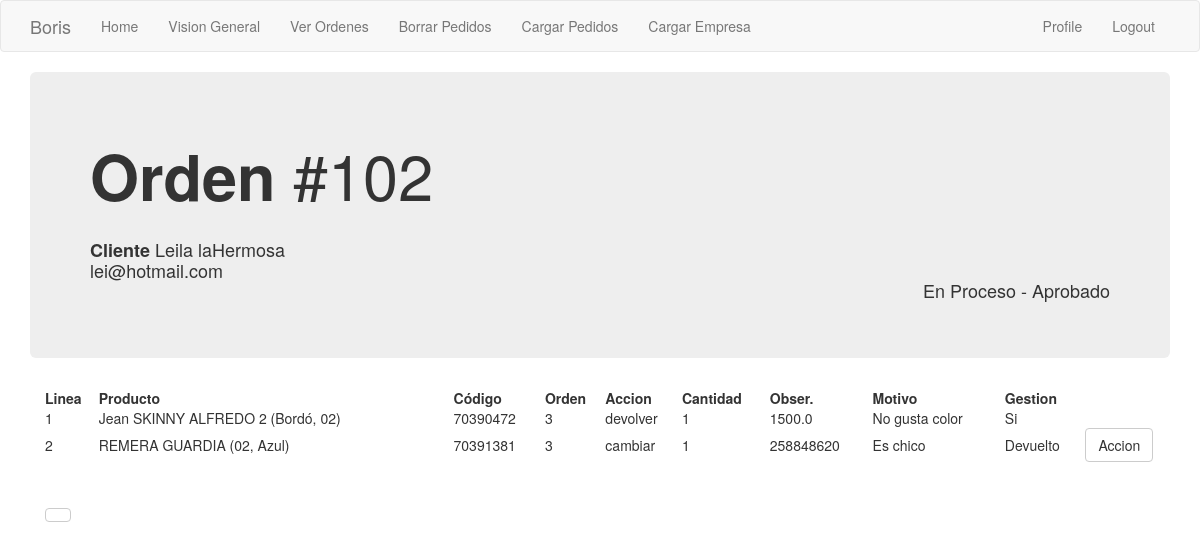
The app's page /orden/3 (signed in), older data.
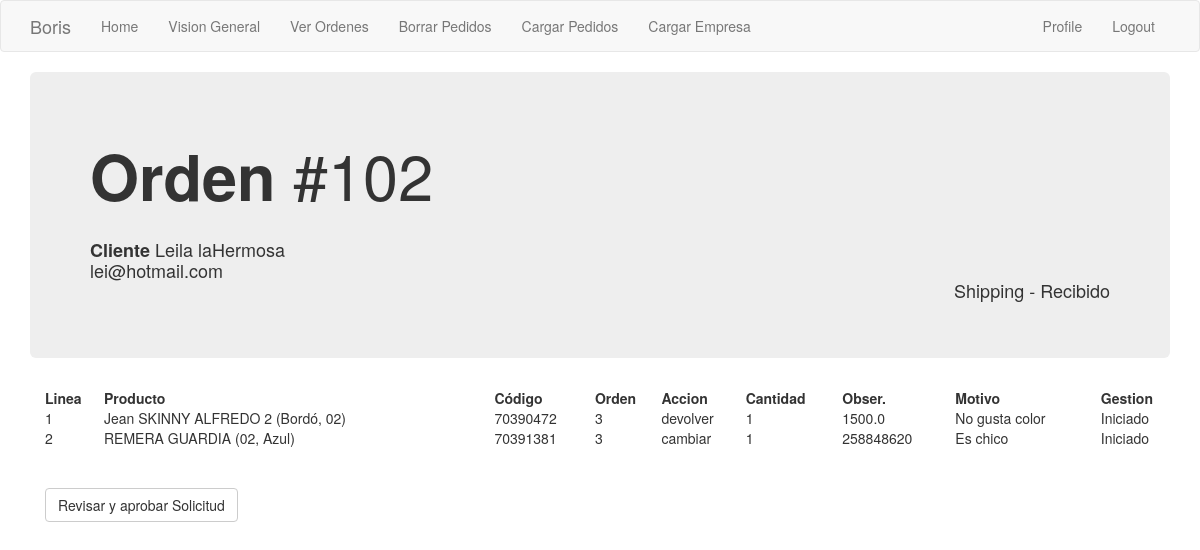
The same page, newer data.
### app/models.py (models this page shows, shortened)
class Order_header(db.Model):
    id = db.Column(db.Integer, primary_key=True)
    order_number = db.Column(db.Integer, index=True)
    order_id_anterior = db.Column(db.Integer)
    creation_date = db.Column(db.String(35), index=True)
    last_update_date = db.Column(db.String(35))
    payment_method = db.Column(db.String(10))
    payment_card = db.Column(db.String(10))
    courier_order_id = db.Column(db.String(64), index=True)
    status = db.Column(db.String(15))
    sub_status = db.Column(db.String(15))
    customer_address = db.Column(db.String(64))
    customer_number = db.Column(db.String(10))
    customer_floor = db.Column(db.String(10))
    customer_zipcode = db.Column(db.String(8))
    customer_locality = db.Column(db.String(64))
    customer_city = db.Column(db.String(64))
    customer_province = db.Column(db.String(64))
    customer_country = db.Column(db.String(64))
    detalle = db.relationship('Order_detail', backref='productos', lazy='dynamic')
    transaction = db.relationship('Transaction_log', backref='transaccion', lazy='dynamic')
    customer_id = db.Column(db.Integer, db.ForeignKey('customer.id'))
    store = db.Column(db.Integer, db.ForeignKey('company.store_id'))

class Customer(db.Model):
    id = db.Column(db.Integer, primary_key=True)
    platform = db.Column(db.String(64), index=True)
    name = db.Column(db.String(64), index=True)
    email = db.Column(db.String(120), index=True, unique=True)
    phone = db.Column(db.String(15))
    orders = db.relationship('Order_header', backref='buyer', lazy='dynamic')

class Order_detail(db.Model):
    order_line_number = db.Column(db.String, primary_key=True)
    line_number = db.Column(db.Integer)
    prod_id = db.Column(db.Integer)
    name = db.Column(db.String(120))
    variant = db.Column(db.Integer)
    accion = db.Column(db.String(10))
    accion_cambiar_por = db.Column(db.Integer)
    accion_cantidad = db.Column(db.Integer)
    motivo = db.Column(db.String(50))
    monto_a_devolver = db.Column(db.Float)
    gestionado = db.Column(db.String(10))
    order = db.Column(db.Integer, db.ForeignKey('order_header.id'))

### app/main/routes.py (the view)
@bp.route('/orden/<orden_id>')
@login_required
def orden(orden_id):
    orden = Order_header.query.filter_by(id=orden_id).first()
    orden_linea = Order_detail.query.filter_by(order=orden_id).all()
    return render_template('orden.html', orden=orden, orden_linea=orden_linea, customer=orden.buyer)

### app/main/routes.py (called while the page is built)
@bp.before_app_request
def before_request():
    if current_user.is_authenticated:
        current_user.last_seen = datetime.utcnow()
        db.session.commit()

### app/models.py (called while the page is built)
@login.user_loader
def load_user(id):
    return User.query.get(int(id))

### app/templates/orden.html
{% extends "base.html" %}
{% block app_content %}
    <div class='jumbotron'>
        <h1>
            <strong>Orden </strong>#{{orden.order_number}}
        </h1>
        <h4>
            <br> <strong> Cliente </strong>{{customer.name}}
            <br>         {{customer.email}}
            <div class="text-right"> {{orden.status}} - {{orden.sub_status}} </div>
        </h4>
    </div>
    <div class='container'>
        <table style="width:100%">
            <tr>
                <th>Linea</th>
                <th>Producto</th>
                <th>Código</th>
                <th>Orden</th>
                <th>Accion</th>
                <th>Cantidad</th>
                <th>Obser.</th>
                <th>Motivo</th>
                <th>Gestion</th>
                <th></th>
            </tr>
            {% for i in orden_linea %}
            <tr>
                <td>{{i['line_number']}}</td>
                <td>{{i['name']}}</td>
                <td>{{i['prod_id']}}</td>
                <td>{{i['order']}}</td>
                <td>{{i['accion']}}</td>
                <td>{{i['accion_cantidad']}}</td>
                <td>
                {% if i['accion'] == 'cambiar' %}
                    {{i['accion_cambiar_por']}}
                {% else %}
                    {{i['monto_a_devolver']}}
                {% endif %}
                </td>
                <td>{{i['motivo']}}</td>
                <td>{{i['gestionado']}}</td>
                {% if (orden.status == 'En Proceso' and orden.sub_status != 'Rechazado' and i['gestionado'] != 'Si') %}
                    <td><a href="{{ url_for('main.gestionar_producto', orden_id=orden.id, linea_id=i['order_line_number'] ) }}">
                        <button class="btn btn-default"> Accion </button></td>
                {% endif %}
            </tr>
            {% endfor %}
        </table>
        <br><br>
            {% if orden.sub_status == 'Iniciado' %}
                {% set text = 'Cobrar envío y pasar a Ready' %}
                {% set accion_orden = 'toReady' %}
            {% endif %}
            {% if orden.sub_status == 'Recibido' %}
                {% set text = 'Revisar y aprobar Solicitud' %}
                {% set accion_orden = 'toApproved' %}
            {% endif %}
            <a href="{{ url_for('main.gestionar_ordenes', orden_id = orden.id, accion_orden = accion_orden ) }}">
            <button class="btn btn-default"> {{text}} </button></a>
    </div>
{% endblock %}

### app/templates/base.html (shortened to what this page needs)
{% extends 'bootstrap/base.html' %}
{% block navbar %}
    <nav class="navbar navbar-default">
        <div class="container">
            <div class="navbar-header">
                <a class="navbar-brand" href="{{ url_for('main.index') }}">Boris</a>
            </div>
            <div class="collapse navbar-collapse" id="bs-example-navbar-collapse-1">
                <ul class="nav navbar-nav">
                    <li><a href="{{ url_for('main.index') }}"> Home </a></li>
                    <li><a href="{{ url_for('main.vision_general') }}"> Vision General </a></li>
                    <li><a href="{{ url_for('main.ver_ordenes', estado='all') }}"> Ver Ordenes </a></li>
                    <li><a href="{{ url_for('main.borrar_pedidos') }}"> Borrar Pedidos</a></li>
                    <li><a href="{{ url_for('main.upload_pedidos') }}"> Cargar Pedidos</a></li>
                    <li><a href="{{ url_for('main.cargar_empresa') }}"> Cargar Empresa</a></li>
                </ul>
                <ul class="nav navbar-nav navbar-right">
                    {% if current_user.is_anonymous %}
                    <li><a href="{{ url_for('auth.login') }}"> Login </a></li>
                    <li> <a href="{{ url_for('auth.alta_usuario') }}"> Alta de Usuarios </a></li>
                    {% else %}
                    <li><a href="{{ url_for('main.user', username=current_user.username) }}"> Profile </a></li>
                    <li><a href="{{ url_for('auth.logout') }}">{{ 'Logout' }}</a></li>
                    {% endif %}
                </ul>
            </div>
        </div>
    </nav>
{% endblock %}
{% block content %}
    <div class="container">
        {% block app_content %}{% endblock %}
    </div>
{% endblock %}

Row changes from the older to the newer data that the page shows:
changed Order_header: status "En Proceso" → "Shipping"; sub_status "Aprobado" → "Recibido"
changed Order_detail "Jean SKINNY ALFREDO 2 (Bordó, 02)": gestionado "Si" → "Iniciado"
changed Order_detail "REMERA GUARDIA (02, Azul)": gestionado "Devuelto" → "Iniciado"; no longer shows "Accion"
Text that changed along with them:
{{ text }}: (not shown) → "Revisar y aprobar Solicitud"
